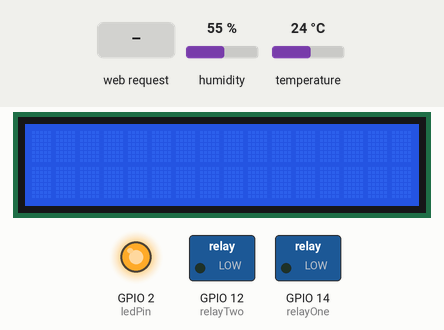
Bench run of a sketch on a simulated ESP8266 (NodeMCU). Shown: 16×2 character LCD, switched loads named in the sketch (green lamp = pin HIGH), output pins drawn as LEDs (lit = HIGH). The inputs (shaded band) are chosen by the test bench; at power-on: humidity 55 %, temperature 24 °C. WiFi joins after 1.5 s; servers stay silent unless stated; what the sketch prints to the serial monitor is not drawn.

Above: at 2.8 s.
2.9 s: HTTP request GET /toggleOneOn received
At 4.1 s:
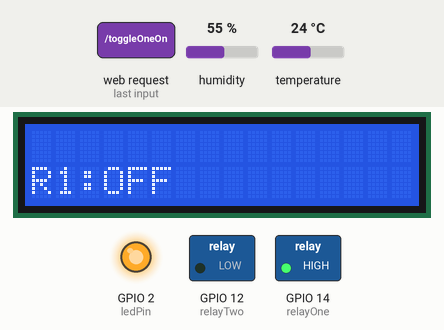
4.4 s: HTTP request GET /toggleTwoOn received
At 5.2 s:
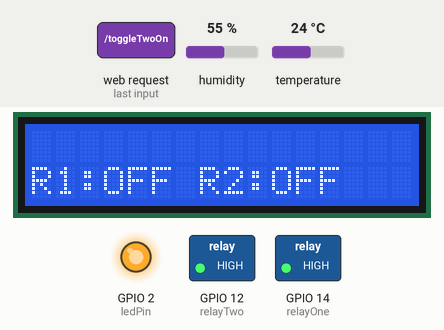
5.9 s: HTTP request GET / received
At 6.4 s:
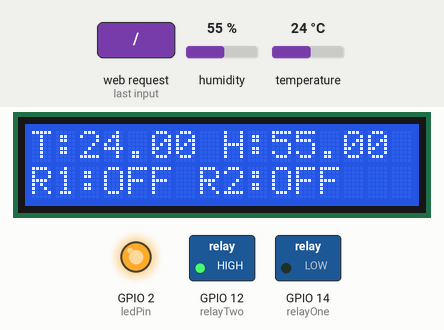
7.4 s: HTTP request GET /toggleOneOff received
At 8.6 s:
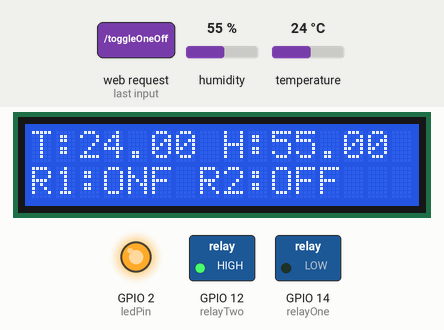
8.9 s: HTTP request GET /toggleTwoOff received
At 9.9 s:
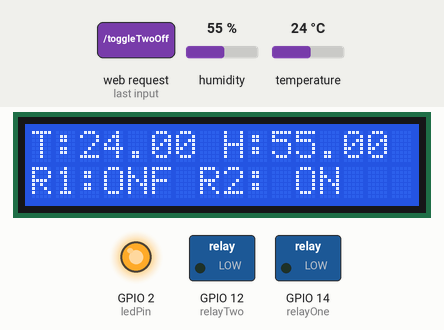
10.4 s: HTTP request GET /toggleOneOn received
At 11.0 s:
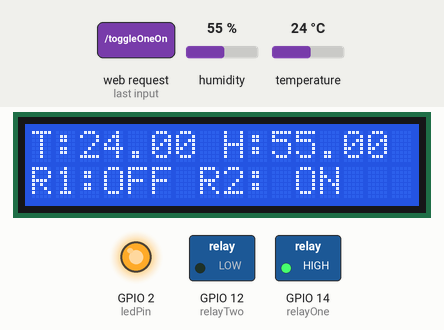
Timing chart, 0 to 12.9 s (numbered marks = the images above; inputs shaded):
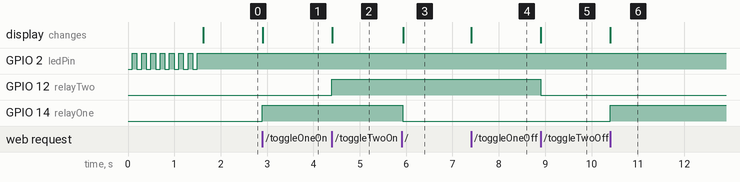

The sketch:

Final_Firm_Ware_IOT_Agriculture.ino
```cpp
// Use only the 5,4,14,12,13
// Configure local web address need to install the MDNS library in the code
// Need to create two html functions for homepage and the controlling panel
// In the homepage readings from the DHT11 will be showed and the hyperlink will be added
// In the control panel all the toggling of relays will be done
// need to use two diffrent fucntions for this

#include <Wire.h>
#include <ESP8266WiFi.h>
#include <ESP8266WebServer.h>
#include <LiquidCrystal_I2C.h>
#include "DHT.h"
#define DHTTYPE DHT11

int ledPin = 2;    // Built in LED pin
int relayOne = 14;  // Pin Out reference to the D5
int relayTwo = 12;  // Pin Out reference to the D6
int dhtPin  = 13;   // Pin out reference to the D7
int relayThree = 2;
float Temperature;
float Humidity;
bool relayOneStatus, relayTwoStatus, relayThreeStatus; //variable to store the current status of the relays
int thresholdTemp = 35;
int thresholdHum = 65;

ESP8266WebServer server(80);
DHT dht(dhtPin,DHTTYPE);
LiquidCrystal_I2C lcd(0x27,16,2);

char* ssid = "SLT-4G_CHAMEERA";         // Connecting to the WiFi network
char* password = "sltslt123";   // Enter the WiFi password

//Calling out the functions for the compiler to read before the main fcuntion
void ledIndicator();
void handle_OnConnect();
void toggleOneOn();
void toggleOneOff();
void toggleTwoOn();
void toggleTwoOff();
void toggleThreeOn();
void toggleThreeOff();
String SendHTML(float Temperaturestat,float Humiditystat);
String SendHTMLCP();
void displayR1Stat();
void displayR2Stat();
void displayR3Stat();
//Run setup fucntion for the configurations
void setup() {
  // put your setup code here, to run once:
  lcd.init();
  lcd.backlight();
  Serial.begin(115200);
  pinMode(ledPin, OUTPUT);
  pinMode(relayOne, OUTPUT);
  pinMode(relayTwo, OUTPUT);
  pinMode(dhtPin, INPUT);
  Serial.println("Connecting to the WiFi Network:");
  lcd.setCursor(0,0);
  lcd.print("Connecting...");
  lcd.setCursor(0,1);
  lcd.print(ssid);
  Serial.println(ssid);
  WiFi.begin(ssid,password);
  Serial.println("Connecting to WiFi Network_");
  while (WiFi.status() != WL_CONNECTED) {
    ledIndicator();
    Serial.print(".");
  }
  Serial.println("");
  Serial.println("SUCCESS");
  lcd.clear();
  lcd.setCursor(0,0);
  lcd.print("Connected");
  Serial.print("Got IP: ");  Serial.println(WiFi.localIP());
  lcd.setCursor(0,1);
  lcd.print(WiFi.localIP());
  // Define the links to pages on the web server
  server.on("/",handle_OnConnect);
  server.on("/toggleOneOn",toggleOneOn);
  server.on("/toggleOneOff",toggleOneOff);
  server.on("/toggleTwoOn",toggleTwoOn);
  server.on("/toggleTwoOff",toggleTwoOff);
  server.on("/toggleThreeOn",toggleThreeOn);
  server.on("/toggleThreeOff",toggleThreeOff);
  // Start the Web Server
  server.begin();
  Serial.println("HTTP Web Server Started");
  lcd.clear();
}

void loop() {
  // put your main code here, to run repeatedly:
  server.handleClient();
}
void ledIndicator(){
  digitalWrite(ledPin,!digitalRead(ledPin));
  delay(100);
}

void handle_OnConnect(){
//  digitalWrite(relayOne, LOW);
//  digitalWrite(relayTwo, LOW);
  Temperature = dht.readTemperature();      // get the Temperature readings from DHT Sensor
  Humidity =  dht.readHumidity();           // get the Humidity readings from DHT sensor
  // Check if any reads failed and exit early (to try again)
  if (isnan(Humidity) || isnan(Temperature)) {
    Serial.println(F("Failed to read from DHT sensor!"));
    return;
  }
  //Compare the Temp and Humidity values and automate the pump operation,
  if(Temperature >= thresholdTemp){
    digitalWrite(relayOne, HIGH);
    relayOneStatus = true;
  }else{
    digitalWrite(relayOne, LOW);
    relayOneStatus =  false;
  }
  //print the values in the LCD
  lcd.setCursor(0,0);
  lcd.print("T:");
  lcd.setCursor(2,0);
  lcd.print(Temperature);
  lcd.setCursor(8,0);
  lcd.print("H:");
  lcd.setCursor(10,0);
  lcd.print(Humidity);
  // Send the sensor readings to the Serial Monitor for debugging
  Serial.print(F("Humidity: "));
  Serial.print(Humidity);
  Serial.print(F("%  Temperature: "));
  Serial.print(Temperature);
  Serial.println(F("°C "));
  server.send(200,"text/html", SendHTML(Temperature,Humidity));     // Send the readings to the Web server to display in the Homepage
}

void toggleOneOn(){
  relayOneStatus = true;
  digitalWrite(relayOne,HIGH);
  server.send(204,"");
  displayR1Stat();
}
void toggleOneOff(){
  relayOneStatus = false;
  digitalWrite(relayOne,LOW);
  server.send(204,"");
  displayR1Stat();
}
void displayR1Stat(){
  if(!relayOneStatus){
    lcd.setCursor(0,1);
    lcd.print("R1:ON");
  }else{
    lcd.setCursor(0,1);
    lcd.print("R1:OFF");
  }
}
void toggleTwoOn(){
  relayTwoStatus = true;
  digitalWrite(relayTwo,HIGH);
  server.send(204,"");
  displayR2Stat();
}
void toggleTwoOff(){
  relayTwoStatus = false;
  digitalWrite(relayTwo,LOW);
  server.send(204,"");
  displayR2Stat();
}
void displayR2Stat(){
  if(!relayTwoStatus){
    lcd.setCursor(7,1);
    lcd.print("R2: ON");
  }else{
    lcd.setCursor(7,1);
    lcd.print("R2:OFF");
  }
}
void toggleThreeOn(){
  relayThreeStatus = true;
  digitalWrite(relayThree,HIGH);
  server.send(204,"");
  displayR2Stat();
}
void toggleThreeOff(){
  relayThreeStatus = false;
  digitalWrite(relayThree,LOW);
  server.send(204,"");
  displayR2Stat();
}
void displayR3Stat(){
  if(!relayThreeStatus){
    lcd.setCursor(13,1);
    lcd.print("R3:ON");
  }else{
    lcd.setCursor(13,1);
    lcd.print("R3:OFF");
  }
}
String SendHTML(float Temperaturestat,float Humiditystat){
  String ptr = "<!DOCTYPE html> <html>\n";
  ptr +="<head><meta name=\"viewport\" content=\"width=device-width, initial-scale=1.0, user-scalable=no\">\n";
  ptr +="<link href=\"https://fonts.googleapis.com/css?family=Open+Sans:300,400,600\" rel=\"stylesheet\">\n";
  ptr +="<title>EAMS</title>\n";
  ptr +="<style>html { font-family: 'Open Sans', sans-serif; display: block; margin: 0px auto; text-align: center;color: #333333;}\n";
  ptr +="body{margin-top: 50px;}\n";
  ptr +="h1 {margin: 50px auto 30px;}\n";
  ptr +=".side-by-side{display: inline-block;vertical-align: middle;position: relative;}\n";
  ptr +=".humidity-icon{background-color: #3498db;width: 30px;height: 30px;border-radius: 50%;line-height: 36px;}\n";
  ptr +=".humidity-text{font-weight: 600;padding-left: 15px;font-size: 19px;width: 160px;text-align: left;}\n";
  ptr +=".humidity{font-weight: 300;font-size: 60px;color: #3498db;}\n";
  ptr +=".temperature-icon{background-color: #f39c12;width: 30px;height: 30px;border-radius: 50%;line-height: 40px;}\n";
  ptr +=".temperature-text{font-weight: 600;padding-left: 15px;font-size: 19px;width: 160px;text-align: left;}\n";
  ptr +=".temperature{font-weight: 300;font-size: 60px;color: #f39c12;}\n";
  ptr +=".superscript{font-size: 17px;font-weight: 600;position: absolute;right: -20px;top: 15px;}\n";
  ptr +=".data{padding: 10px;}\n";
  ptr +="</style>\n";
  //Class for displaying the output control buttons
  ptr +="<style>html { font-family: Helvetica; display: inline-block; margin: 0px auto; text-align: center;}\n";
  ptr +="body{margin-top: 50px;} h2 {color: #444444;margin: 50px auto 50px;} h2 {color: #444444;margin-bottom: 50px;}\n";
  ptr +=".button {display: block;width: 80px;background-color: #1abc9c;border: none;color: white;padding: 13px 30px;text-decoration: none;font-size: 20px;margin: 0px auto 35px;cursor: pointer;border-radius: 4px;}\n";
  ptr +=".button-on {background-color: #1abc9c;}\n";
  ptr +=".button-on:active {background-color: #16a085;}\n";
  ptr +=".button-off {background-color: #34495e;}\n";
  ptr +=".button-off:active {background-color: #2c3e50;}\n";
  ptr +="p {font-size: 14px;color: #888;margin-bottom: 10px;}\n";
  ptr +="</style>\n";
  ptr +="<script>\n";
  ptr +="setInterval(loadDoc,100);\n";
  ptr +="function loadDoc() {\n";
  ptr +="var xhttp = new XMLHttpRequest();\n";
  ptr +="xhttp.onreadystatechange = function() {\n";
  ptr +="if (this.readyState == 4 && this.status == 200) {\n";
  ptr +="document.getElementById(\"webpage\").innerHTML =this.responseText}\n";
  ptr +="};\n";
  ptr +="xhttp.open(\"GET\", \"/\", true);\n";
  ptr +="xhttp.send();\n";
  ptr +="}\n";
  ptr +="</script>\n";
  ptr +="</head>\n";
  ptr +="<body>\n";

   ptr +="<div id=\"webpage\">\n";

   ptr +="<h1>SMART AGRICULTURE SYSTEM</h1>\n";
   ptr +="<div class=\"data\">\n";
   ptr +="<div class=\"side-by-side temperature-icon\">\n";
   ptr +="<svg version=\"1.1\" id=\"Layer_1\" xmlns=\"http://www.w3.org/2000/svg\" xmlns:xlink=\"http://www.w3.org/1999/xlink\" x=\"0px\" y=\"0px\"\n";
   ptr +="width=\"9.915px\" height=\"22px\" viewBox=\"0 0 9.915 22\" enable-background=\"new 0 0 9.915 22\" xml:space=\"preserve\">\n";
   ptr +="<path fill=\"#FFFFFF\" d=\"M3.498,0.53c0.377-0.331,0.877-0.501,1.374-0.527C5.697-0.04,6.522,0.421,6.924,1.142\n";
   ptr +="c0.237,0.399,0.315,0.871,0.311,1.33C7.229,5.856,7.245,9.24,7.227,12.625c1.019,0.539,1.855,1.424,2.301,2.491\n";
   ptr +="c0.491,1.163,0.518,2.514,0.062,3.693c-0.414,1.102-1.24,2.038-2.276,2.594c-1.056,0.583-2.331,0.743-3.501,0.463\n";
   ptr +="c-1.417-0.323-2.659-1.314-3.3-2.617C0.014,18.26-0.115,17.104,0.1,16.022c0.296-1.443,1.274-2.717,2.58-3.394\n";
   ptr +="c0.013-3.44,0-6.881,0.007-10.322C2.674,1.634,2.974,0.955,3.498,0.53z\"/>\n";
   ptr +="</svg>\n";
   ptr +="</div>\n";
   ptr +="<div class=\"side-by-side temperature-text\">Temperature</div>\n";
   ptr +="<div class=\"side-by-side temperature\">";
   ptr +=(float)Temperaturestat;
   ptr +="<span class=\"superscript\">℃</span></div>\n";
   ptr +="</div>\n";
   ptr +="<div class=\"data\">\n";
   ptr +="<div class=\"side-by-side humidity-icon\">\n";
   ptr +="<svg version=\"1.1\" id=\"Layer_2\" xmlns=\"http://www.w3.org/2000/svg\" xmlns:xlink=\"http://www.w3.org/1999/xlink\" x=\"0px\" y=\"0px\"\n\"; width=\"12px\" height=\"17.955px\" viewBox=\"0 0 13 17.955\" enable-background=\"new 0 0 13 17.955\" xml:space=\"preserve\">\n";
   ptr +="<path fill=\"#FFFFFF\" d=\"M1.819,6.217C3.139,4.064,6.5,0,6.5,0s3.363,4.064,4.681,6.217c1.793,2.926,2.133,5.05,1.571,7.057\n";
   ptr +="c-0.438,1.574-2.264,4.681-6.252,4.681c-3.988,0-5.813-3.107-6.252-4.681C-0.313,11.267,0.026,9.143,1.819,6.217\"></path>\n";
   ptr +="</svg>\n";
   ptr +="</div>\n";
   ptr +="<div class=\"side-by-side humidity-text\">Humidity</div>\n";
   ptr +="<div class=\"side-by-side humidity\">";
   ptr +=(float)Humiditystat;
   ptr +="<span class=\"superscript\">%</span></div>\n";
   ptr +="</div>\n";
   if(relayOneStatus)
  {ptr +="<p>WATER SPRINKLE: ON</p>\n";}
   else
  {ptr +="<p>WATER SPRINKLE: OFF</p>\n";}
  ptr +="<h2><span style='font-size:50px;'>&#128295;</span>OUTPUT CONTROLS</h2>\n";
  if(relayOneStatus)
  {ptr +="<p>WATER SPRINKLE: ON</p><a class=\"button button-off\" href=\"/toggleOneOff\">OFF</a>\n";}
  else
  {ptr +="<p>WATER SPRINKLE: OFF</p><a class=\"button button-on\" href=\"/toggleOneOn\">ON</a>\n";}
  //Button Two
  if(relayTwoStatus)
  {ptr +="<p>SUN LIGHT DIFFUSER: ON</p><a class=\"button button-off\" href=\"/toggleTwoOff\">OFF</a>\n";}
  else
  {ptr +="<p>SUN LIGHT DIFFUSER: OFF</p><a class=\"button button-on\" href=\"/toggleTwoOn\">ON</a>\n";}
  // Button Three
  if(relayThreeStatus)
  {ptr +="<p>FERTILIZER: ON</p><a class=\"button button-off\" href=\"/toggleThreeOff\">OFF</a>\n";}
  else
  {ptr +="<p>FERTILIZER: OFF</p><a class=\"button button-on\" href=\"/toggleThreeOn\">ON</a>\n";}
  //OLD BUTTON CODE
//  ptr +="<p>WATER SPRAY</p><a class=\"button button-on\" href=\"/toggleOne\">TOGGLE</a>\n";
//  ptr +="<p>CURTAIN ON/OFF</p><a class=\"button button-on\" href=\"/toggleTwo\">TOGGLE</a>\n";
//  ptr +="<p>WATERING</p><a class=\"button button-on\" href=\"/toggleThree\">TOGGLE</a>\n";
//  ptr +="<p>FERTILIZER</p><a class=\"button button-on\" href=\"/toggleFour\">TOGGLE</a>\n";

  //ptr +="<p><a href=\"/control\">CONTROL PANEL</a></p>\n" ;
  ptr +="</body>\n";
  ptr +="</html>\n";
  return ptr;
}
```

Measured:
- after the input at 2.9 s, GPIO 14 (relayOne): LOW → HIGH at once; the display: changes at once (image 1)
- after the input at 4.4 s, GPIO 12 (relayTwo): LOW → HIGH at once; the display: changes at once (image 2)
- after the input at 5.9 s, GPIO 14 (relayOne): HIGH → LOW at once; the display: changes at once (image 3)
- after the input at 7.4 s, the display: changes at once (image 4)
- after the input at 8.9 s, GPIO 12 (relayTwo): HIGH → LOW at once; the display: changes at once (image 5)
- after the input at 10.4 s, GPIO 14 (relayOne): LOW → HIGH at once; the display: changes at once (image 6)
